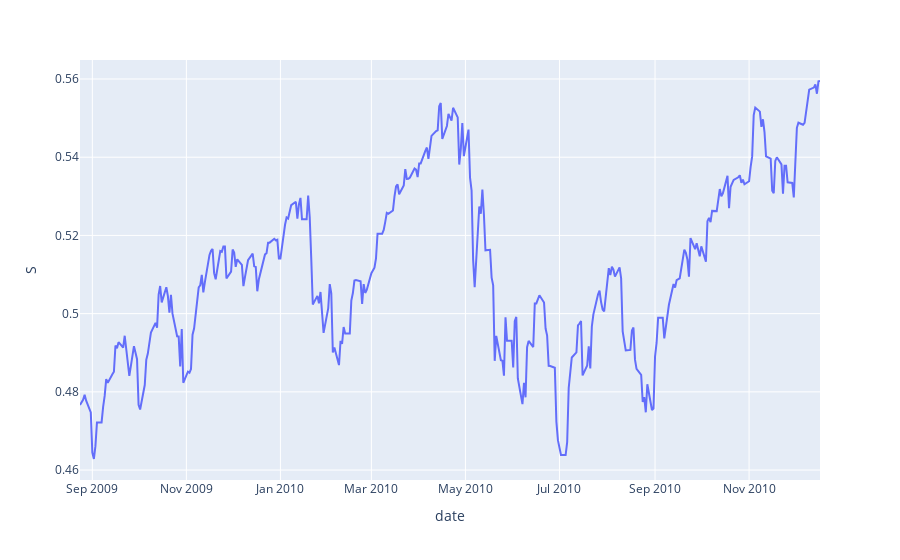

Here is the notebook cell this chart was saved with:
### Code cell
chosen_data = all_data[['date', 'S']].drop_duplicates()
chosen_data = chosen_data.sort_values(by='date')
fig = px.line(chosen_data, x='date', y='S')
fig.show()

### Figure 1 — Plotly figure (JSON) as saved in the notebook; plotly's stock layout.template omitted (floating-point values rounded to 4 significant figures; data arrays with more than 128 entries replaced by an {"elided": "..."} marker saying what was removed)
{"data": [{"hovertemplate": "date=%{x}<br>S=%{y}<extra></extra>", "legendgroup": "", "line": {"color": "#636efa", "dash": "solid"}, "marker": {"symbol": "circle"}, "mode": "lines", "name": "", "orientation": "v", "showlegend": false, "type": "scatter", "x": {"elided": "345 str values"}, "xaxis": "x", "y": {"elided": "345 float values"}, "yaxis": "y"}], "layout": {"legend": {"tracegroupgap": 0}, "margin": {"t": 60}, "xaxis": {"anchor": "y", "domain": [0, 1], "title": {"text": "date"}}, "yaxis": {"anchor": "x", "domain": [0, 1], "title": {"text": "S"}}}}
